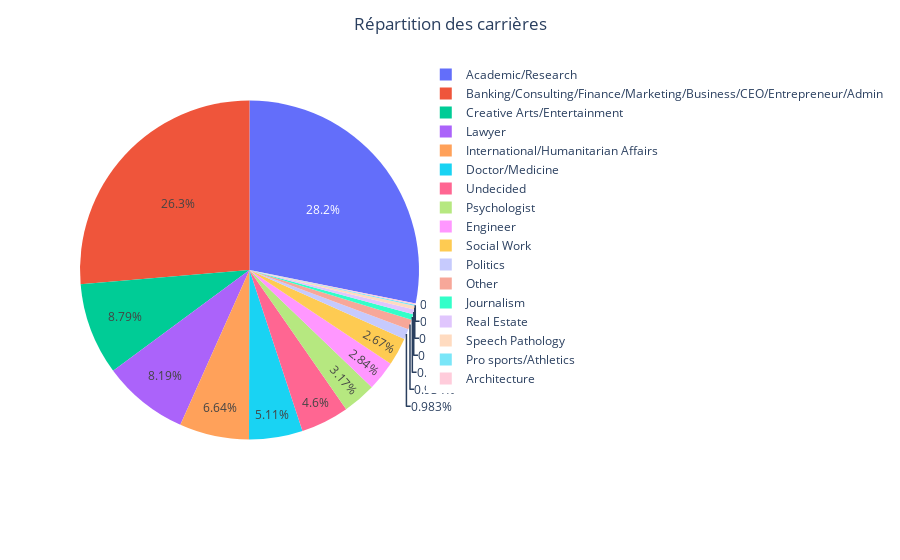

The code cell stored with this chart in its notebook:
### Code cell
fig = px.pie(df_career, names = "career_c_label", values="count")
fig.update_layout(title="Répartition des carrières", title_x=0.5)
fig.show()

### Figure 1 — Plotly figure (JSON) as saved in the notebook; plotly's stock layout.template omitted (floating-point values rounded to 4 significant figures)
{"data": [{"domain": {"x": [0, 1], "y": [0, 1]}, "hovertemplate": "career_c_label=%{label}<br>count=%{value}<extra></extra>", "labels": ["Academic/Research", "Banking/Consulting/Finance/Marketing/Business/CEO/Entrepreneur/Admin", "Creative Arts/Entertainment", "Lawyer", "International/Humanitarian Affairs", "Doctor/Medicine", "Undecided", "Psychologist", "Engineer", "Social Work", "Politics", "Other", "Journalism", "Real Estate", "Speech Pathology", "Pro sports/Athletics", "Architecture"], "legendgroup": "", "name": "", "showlegend": true, "type": "pie", "values": [2320, 2170, 724, 675, 547, 421, 379, 261, 234, 220, 81, 77, 44, 39, 28, 10, 10]}], "layout": {"legend": {"tracegroupgap": 0}, "margin": {"t": 60}, "title": {"text": "Répartition des carrières", "x": 0.5}}}
